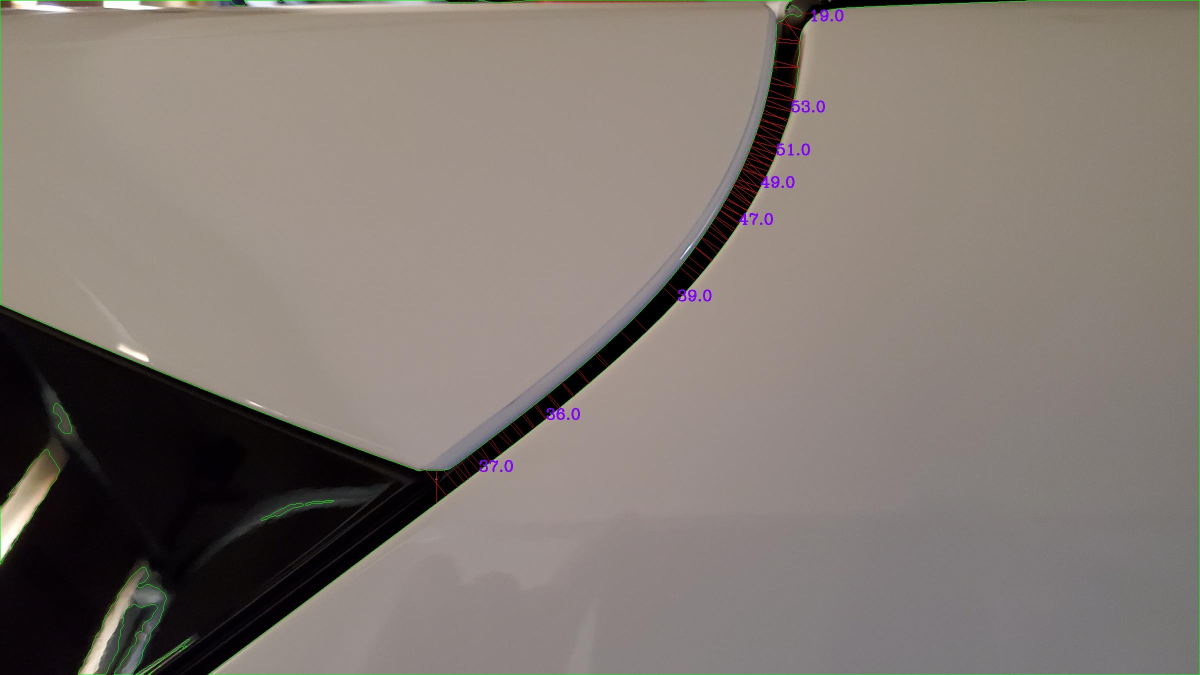
#> input picture Data/Images/measurements.jpg, 2400 x 1350 px, given in place of IMG_5312.MOV, which was not available (shown at 1/2 size)
$ python panel_detect7.py
#> lines starting #> are read from the running program, lines starting #| are printed output that depends on the picture; after the words box and inside, x2 and y2 are one past the last pixel; in counts of white or black regions, pixels touching at a corner belong together; pictures that were not available may be replaced by others from this repository, and a replacement may not be noted
import cv2 as cv
import numpy as np
from cmath import inf
import math

import time

#start = time.time()
#print("hello")

#open video reading object
cap = cv.VideoCapture('IMG_5312.MOV')

#cheach video input dims
frame_width = int(cap.get(3))
frame_height = int(cap.get(4))

#build output object
out = cv.VideoWriter('outpy.avi',cv.VideoWriter_fourcc('M','J','P','G'), 10, (frame_width,frame_height))

if (cap.isOpened()== False):
    print("Error opening video stream or file")

#for debugging
frame_count = 0

# Read until video is completed
while(cap.isOpened()):
# Capture frame-by-frame
    ret, input = cap.read()
#> input is the input picture: shape (1350, 2400, 3); mean B, G, R 114.1, 120.5, 129.3
    if ret == True:

        #convert to gray scale:
        gray = cv.cvtColor(input, cv.COLOR_BGR2GRAY)
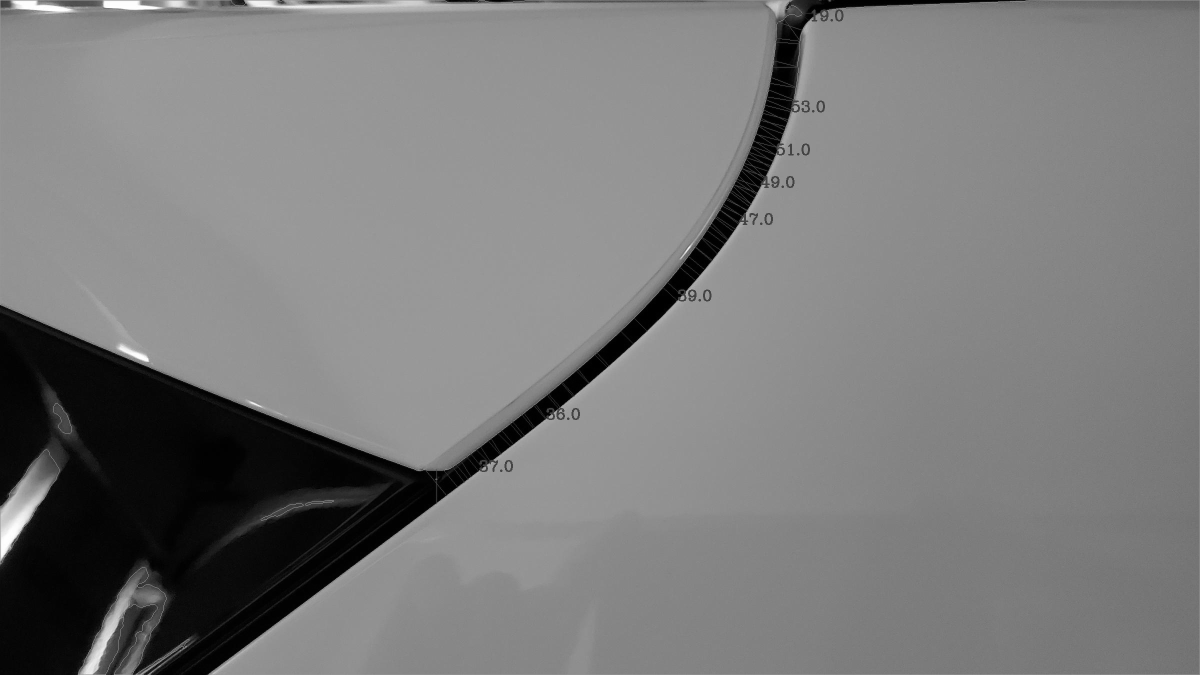
#> gray: shape (1350, 2400) (shown at 1/2 size); min 0, max 255, mean 122.4

        #apply a blur:
        blurred = cv.medianBlur(gray,7)
        #blurred = cv.GaussianBlur(gray,(3,3),0)
        painted = blurred.copy()

        #threshold the image to binary for contour func:
        #thr_val, threshed = cv.threshold(blurred, 60, 255, cv.THRESH_BINARY)
        thr_val, threshed = cv.threshold(blurred, 100, 255, cv.THRESH_BINARY)
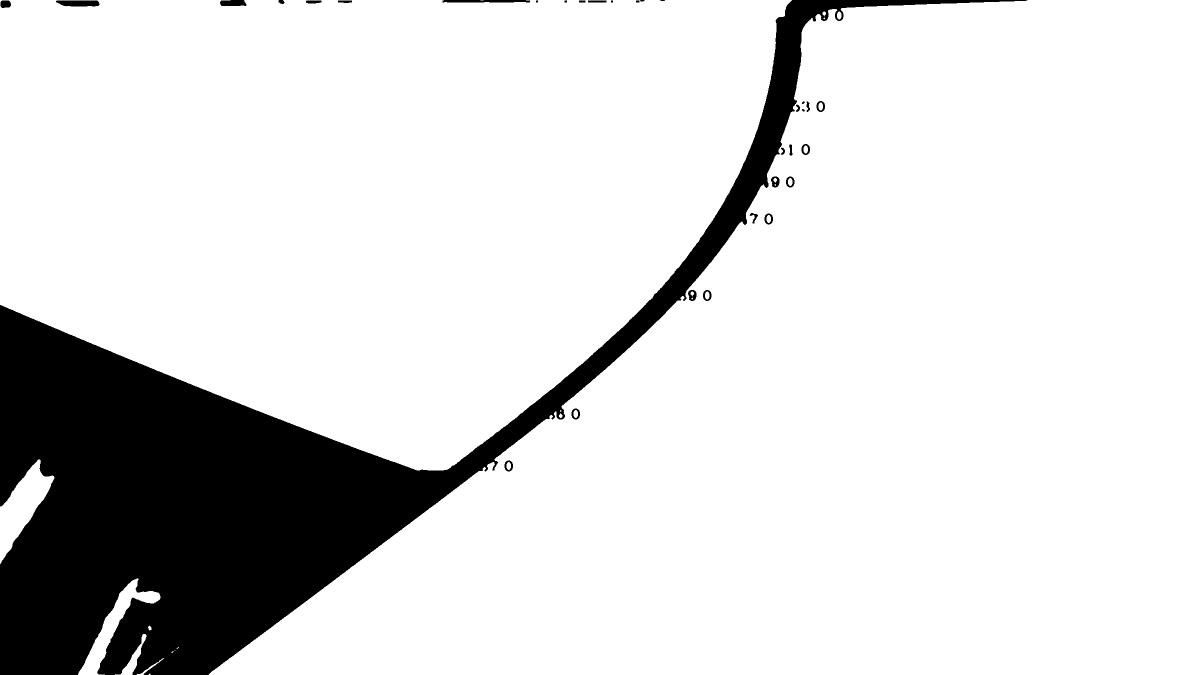
#> threshed: shape (1350, 2400) (shown at 1/2 size); 85.7% white; 32 black regions (3 under 20 px)

        #get contours:
        #contour, heirachy = cv.findContours(threshed, cv.RETR_TREE, cv.CHAIN_APPROX_SIMPLE) #this works
        contour, heirarchy = cv.findContours(threshed, cv.RETR_EXTERNAL, cv.CHAIN_APPROX_SIMPLE) #testing this
#> contour = 17 contours, 7 with area under 20; largest, box (x1, y1, x2, y2) and area: (417, 0, 2400, 1350) 1632112, (0, 0, 1584, 941) 1125537, (0, 919, 109, 1128) 9018, (156, 1157, 321, 1350) 6452, (230, 1268, 293, 1350) 1014

        #apply contour logic to remove small error detects
        contour_keeps = []
        for cnt in contour:
            area = cv.contourArea(cnt)
            if area > 50000:
                contour_keeps.append(cnt)
#> this loop made 17 passes
#> area on passes 2, 6, 7, 8, 9, 10, 13, 14, 15, 17: 127, 1013.5, 35.5, 6452, 9018, 35, 98, 35, 1632112, 1125537
#> after the loop, contour_keeps = 2 contours; box (x1, y1, x2, y2) and area: (417, 0, 2400, 1350) 1632112, (0, 0, 1584, 941) 1125537

        #debuging: shows all contours that will be measured
        showContour = cv.drawContours(input, contour_keeps, -1, (255, 0, 255), 2)
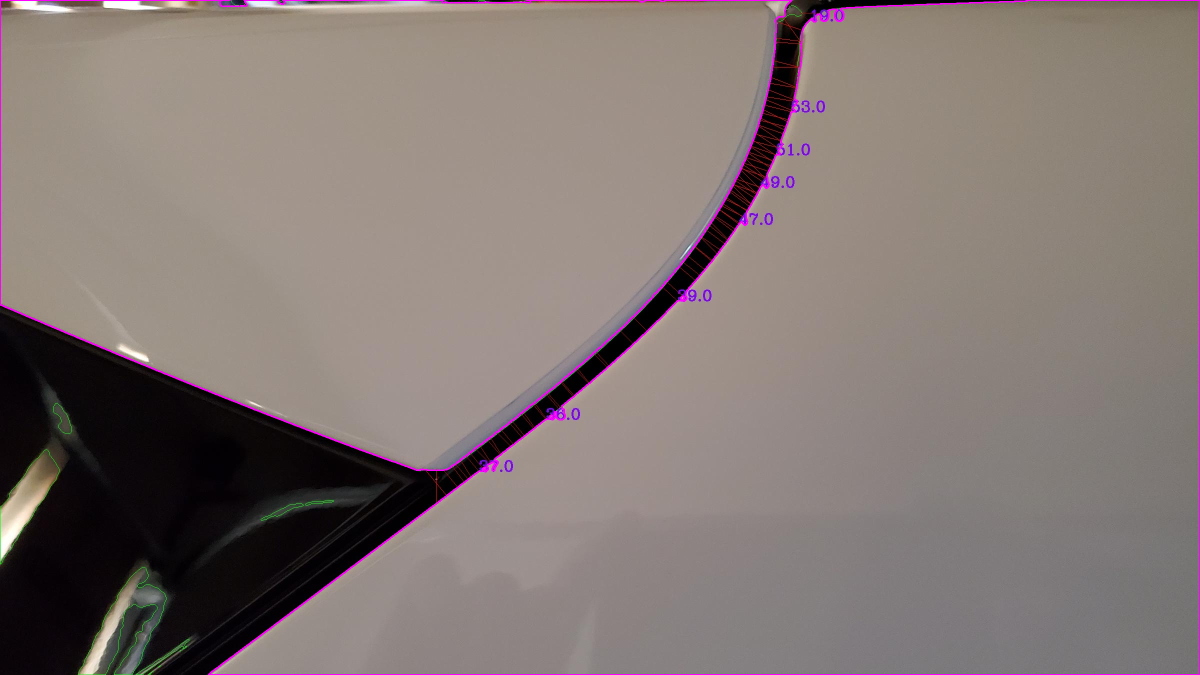
#> showContour: shape (1350, 2400, 3) (shown at 1/2 size); mean B, G, R 115.7, 119.2, 130.8

        #initialize main meaurement lists
        measurements = []
        midpoints = []
        line_thick = []
        nominal = 22        #this needs to be a variable based on both the nominal gap value for the vehicle and should be influenced by the distance from the car
        nominal_bound = 4   #used to define upper and lower maximums of measurment that satisfy manufacturer standards, outside of this range will begin color change

        c = 0        #for color switching
        r_test = 15  #magnitude for unit vector

        Text = False #set this to true to see printed values of measurements (for debugging)

        colors = [(255, 0, 255), (0, 255, 0), (255, 0, 0), (0, 0, 255), (255, 0, 255), (0, 255, 0), (255, 0, 0), (0, 0, 255)]

        ################################
        ###     Main measure Loop   ####
        ################################
        for cnt in contour_keeps:

            color = colors[c]
            #reset values each iter:
            i = 0
            label_counter = 0
            measurements.clear()
            midpoints.clear()
            line_thick.clear()

            while True:

                #ensure points exist
                if i < (len(cnt) - 5):

                    #neighbor contour points on linearized curve
                    x1, y1 = cnt[i][0][0], cnt[i][0][1]
                    x2, y2 = cnt[i+5][0][0], cnt[i+5][0][1]
                    label_counter += 1

                #Calculate normal direction form contour            #this last bit may cause issues for flat sections
                if x1 != 0 and y1 != 0 and x1 != 0 and x2 != 0 and (0 < np.sqrt((x2-x1)**2 + (y2-y1)**2) < 150): #neccessary conditions to avoid jumping out of feasible range

                    if np.sqrt((x2 - x1)**2 + (y2 - y1)**2) < 100:
                        f = 0 #placeholder
                        #painted = cv.line(input, (x1, y1), (x2,  y2), color, 2)

                    #calculate midpoint between those contour points
                    x_midPoint, y_midPoint = int((x1 + x2)/2), int((y1 + y2)/2)

                    #vector from midpoint to 2nd point:
                    u = x2 - x_midPoint
                    v = y2 - y_midPoint

                    #normalize to unit vector
                    magnitude = np.sqrt(u**2 + v**2)
                    if math.isnan(magnitude) == False:
                        u = u/magnitude
                        v = v/magnitude

                    #rotate 90 degree to get ortho unit vector:
                    u_norm = -v
                    v_norm = u

                    #measurement section:
                    r = 5   #reset beggining radius for checking pixel value

                    while True:

                        #check to make sure no ill conditioned values
                        if (math.isnan(x_midPoint + r*u_norm) == False) and (math.isnan(y_midPoint + r*v_norm) == False):
                            x_endPoint, y_endPoint = int(x_midPoint + r*u_norm), int((y_midPoint + r*v_norm))

                            #make sure points are within image bounds
                            if (0 <= x_endPoint < input.shape[1]) and (0 <= y_endPoint < input.shape[0]):
                                 #check if new pixel is not a black pixel in the threshed image
                                if threshed[y_endPoint, x_endPoint] != 0:

                                    #calculate euclidian distance to next contour
                                    dist = np.sqrt((r*u_norm)**2 + (r*v_norm)**2)
                                    dist = np.round(dist, 1) #round to first decimal
                                    measurements.append(dist)

                                    #midpoint of new measurement vector, will ber used for color mapping
                                    x_measuredMidpoint, y_measuredMidpoint = int(x_midPoint + (r*u_norm)/2), int(y_midPoint + (r*v_norm)/2)
                                    midpoints.append((x_measuredMidpoint, y_measuredMidpoint))

                                    #only put text every 5 measurements to reduce clutter, only for debugging
                                    if label_counter > 5 and Text == True:
                                        #painted = cv.putText(input, str(dist), (x_midPoint, y_midPoint), font, 1, (255, 0, 130), 2)
                                        label_counter = 0
                                    break

                        #if no contour is found within 100 units, break and move on (probably not a panel gap at this distance)
                        if r > 100:
                            break

                        r += 1

                if i < (len(cnt) - 2):
                    i += 2 #skip distance, dont want to compute this program at every single line point
                else:
                    break
            c += 1 #next color in list

            #skipping last measurements to avoid bug issues
            for j in range(2, len(measurements)-1):

                #define an integer for painting the panel gap with proper thickness to fill
                line_thickness = int(measurements[j])

                #define a tone curve
                color_shift = int((1/nominal_bound) * (2*(measurements[j] - nominal))**2) #quadratic fit (shifted measurments so minima is at zero)

                #if exceeding RGB bound, restrict to (0, 255)
                if color_shift > 255:
                    color_shift = 255

                #if small gap, shift towards blue
                if (measurements[j] - nominal) < -nominal_bound:    color = (color_shift, 255 - color_shift, 0)
                #if gap large, shift towards red
                elif (measurements[j] - nominal) > nominal_bound:   color = (0, 255 - color_shift, color_shift)
                #otherwise gap is good, paint green
                else: color = (0, 255, 0)


                #print((midpoints[j][0] - midpoints[j-1][0])**2, (midpoints[j][1] - midpoints[j-1][1])**2)

                #make sure we don't paint random stray lines
                if (np.sqrt((midpoints[j][0] - midpoints[j-1][0])**2 + (midpoints[j][1] - midpoints[j-1][1])**2)) < 100:

                    #paints a line from current midpoint to previous midpoint on measured vectors
                    painted = cv.line(input, midpoints[j], midpoints[j-1], color, line_thickness)  #paints midpoint line
#> this loop made 2 passes
#> c on passes 1 to 2: 1, 2
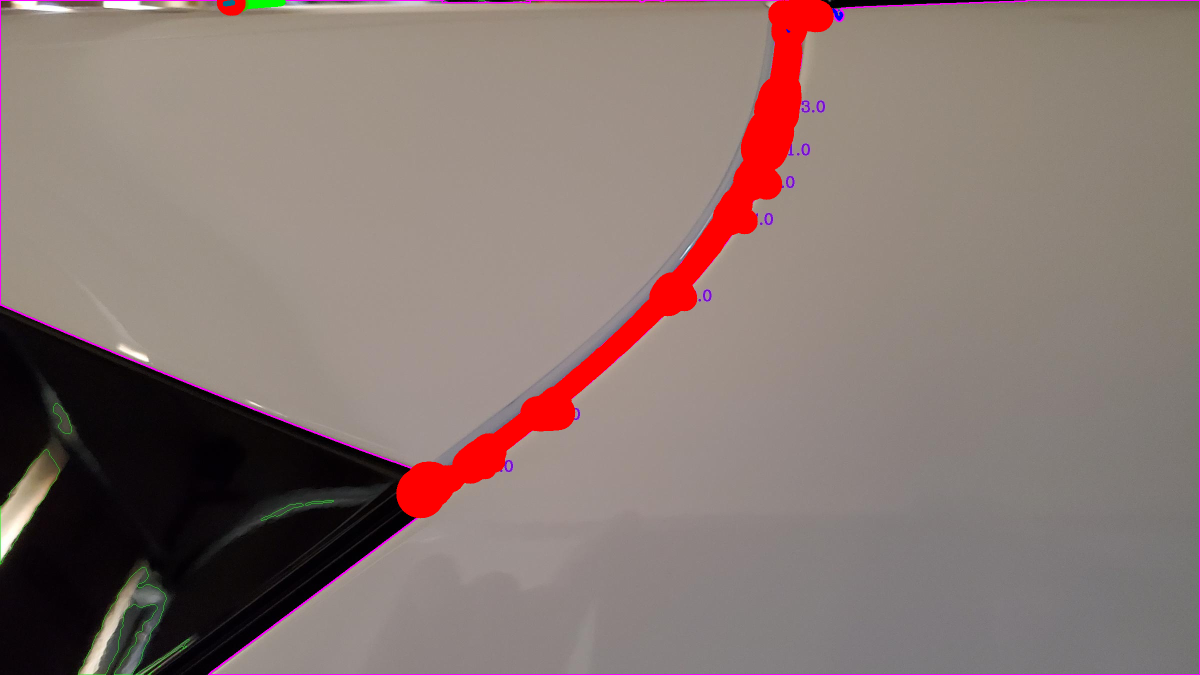
#> input: shape (1350, 2400, 3) (shown at 1/2 size); 2.92% of pixels changed, all inside (x1, y1, x2, y2) = (433, 0, 1687, 1037)
#> after the loop, c = 2; measurements = 273 values, max 97 at index 2, min 5 at index 260, mean 48.58; midpoints = 273 pairs, first value 450 to 1602, second value 2 to 987

        out.write(painted)
        # [6 lines of commented-out code are left out]
    else:
        break

# When everything done, release the video capture object
cap.release()

# Closes all the frames
cv.destroyAllWindows()

$ run again, on Data/Images/Stereo.png
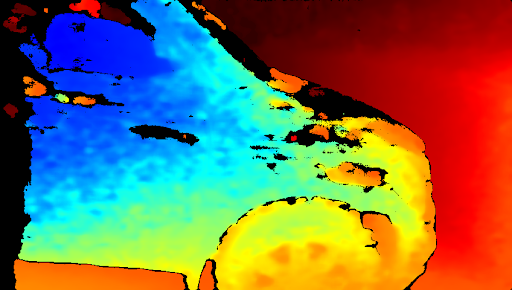
#> input picture Data/Images/Stereo.png, 512 x 290 px, given in place of IMG_5312.MOV, which was not available
#> input is the input picture: shape (290, 512, 3); mean B, G, R 83.9, 112.1, 117.7
#> `thr_val, threshed = cv.threshold(blurred, 100, 255, cv.THRESH_BINARY)`:
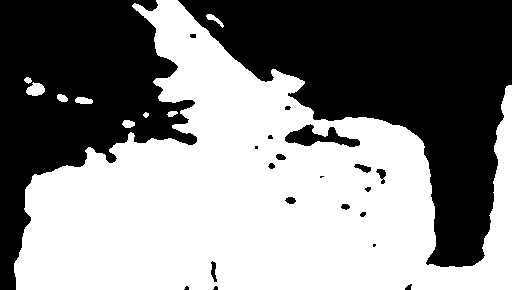
#> threshed: shape (290, 512); 52.5% white; 21 black regions (6 under 20 px)
#> contour = 9 contours, 1 with area under 20; largest, box (x1, y1, x2, y2) and area: (14, 0, 512, 290) 77729, (26, 82, 45, 96) 164, (75, 97, 93, 104) 82, (122, 120, 135, 128) 66, (206, 14, 224, 28) 64, (57, 94, 68, 102) 54, (167, 111, 178, 117) 34, (24, 77, 32, 84) 28
#> the loop `for cnt in contour:` made 9 passes
#> area on passes 1, 3, 4, 5, 6, 7, 8, 9: 65.5, 34.5, 82, 53.5, 163.5, 27.5, 64.5, 77729
#> after the loop `for cnt in contour:`: contour_keeps = 1 contour; box (x1, y1, x2, y2) and area: (14, 0, 512, 290) 77729
#> the loop `for cnt in contour_keeps: ` made 1 pass
#> c on pass 1: 1
#> after the loop `for cnt in contour_keeps:`:
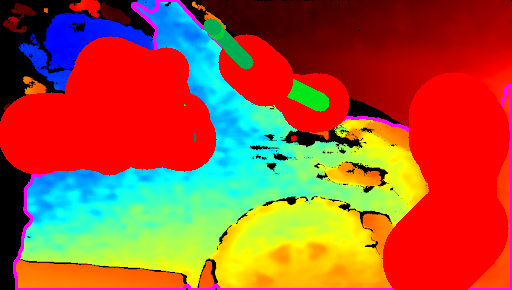
#> input: shape (290, 512, 3); mean B, G, R 54.3, 88.1, 164.2
#> after the loop `for cnt in contour_keeps:`: c = 1; measurements = 152 values, max 101 at index 1, min 5 at index 72, mean 43.2; midpoints = 152 pairs, first value 38 to 463, second value 4 to 286
